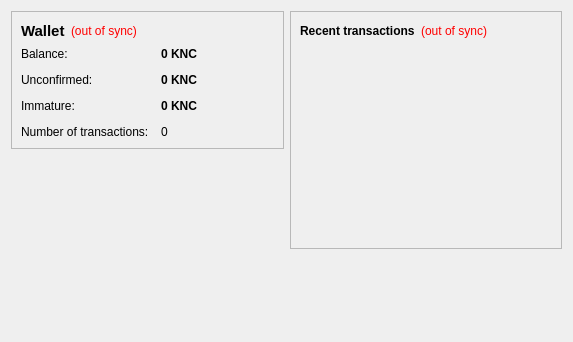
<?xml version="1.0" encoding="UTF-8"?>
<ui version="4.0">
 <class>OverviewPage</class>
 <widget class="QWidget" name="OverviewPage">
  <property name="geometry">
   <rect>
    <x>0</x>
    <y>0</y>
    <width>573</width>
    <height>342</height>
   </rect>
  </property>
  <property name="windowTitle">
   <string>Form</string>
  </property>
  <layout class="QHBoxLayout" name="horizontalLayout" stretch="1,1">
   <item>
    <layout class="QVBoxLayout" name="verticalLayout_2">
     <item>
      <widget class="QFrame" name="frame">
       <property name="frameShape">
        <enum>QFrame::StyledPanel</enum>
       </property>
       <property name="frameShadow">
        <enum>QFrame::Raised</enum>
       </property>
       <layout class="QVBoxLayout" name="verticalLayout_4">
        <item>
         <layout class="QHBoxLayout" name="horizontalLayout_4">
          <item>
           <widget class="QLabel" name="label_5">
            <property name="font">
             <font>
              <pointsize>11</pointsize>
              <weight>75</weight>
              <bold>true</bold>
             </font>
            </property>
            <property name="text">
             <string>Wallet</string>
            </property>
           </widget>
          </item>
          <item>
           <widget class="QLabel" name="labelWalletStatus">
            <property name="toolTip">
             <string>The displayed information may be out of date. Your wallet automatically synchronizes with the kingcoin network after a connection is established, but this process has not completed yet.</string>
            </property>
            <property name="styleSheet">
             <string notr="true">QLabel { color: red; }</string>
            </property>
            <property name="text">
             <string notr="true">(out of sync)</string>
            </property>
            <property name="alignment">
             <set>Qt::AlignLeading|Qt::AlignLeft|Qt::AlignVCenter</set>
            </property>
           </widget>
          </item>
          <item>
           <spacer name="horizontalSpacer_2">
            <property name="orientation">
             <enum>Qt::Horizontal</enum>
            </property>
            <property name="sizeHint" stdset="0">
             <size>
              <width>40</width>
              <height>20</height>
             </size>
            </property>
           </spacer>
          </item>
         </layout>
        </item>
        <item>
         <layout class="QFormLayout" name="formLayout_2">
          <property name="fieldGrowthPolicy">
           <enum>QFormLayout::AllNonFixedFieldsGrow</enum>
          </property>
          <property name="horizontalSpacing">
           <number>12</number>
          </property>
          <property name="verticalSpacing">
           <number>12</number>
          </property>
          <item row="0" column="0">
           <widget class="QLabel" name="label">
            <property name="text">
             <string>Balance:</string>
            </property>
           </widget>
          </item>
          <item row="0" column="1">
           <widget class="QLabel" name="labelBalance">
            <property name="font">
             <font>
              <weight>75</weight>
              <bold>true</bold>
             </font>
            </property>
            <property name="cursor">
             <cursorShape>IBeamCursor</cursorShape>
            </property>
            <property name="toolTip">
             <string>Your current balance</string>
            </property>
            <property name="text">
             <string notr="true">0 KNC</string>
            </property>
            <property name="textInteractionFlags">
             <set>Qt::LinksAccessibleByMouse|Qt::TextSelectableByKeyboard|Qt::TextSelectableByMouse</set>
            </property>
           </widget>
          </item>
          <item row="1" column="0">
           <widget class="QLabel" name="label_3">
            <property name="text">
             <string>Unconfirmed:</string>
            </property>
           </widget>
          </item>
          <item row="1" column="1">
           <widget class="QLabel" name="labelUnconfirmed">
            <property name="font">
             <font>
              <weight>75</weight>
              <bold>true</bold>
             </font>
            </property>
            <property name="cursor">
             <cursorShape>IBeamCursor</cursorShape>
            </property>
            <property name="toolTip">
             <string>Total of transactions that have yet to be confirmed, and do not yet count toward the current balance</string>
            </property>
            <property name="text">
             <string notr="true">0 KNC</string>
            </property>
            <property name="textInteractionFlags">
             <set>Qt::LinksAccessibleByMouse|Qt::TextSelectableByKeyboard|Qt::TextSelectableByMouse</set>
            </property>
           </widget>
          </item>
          <item row="3" column="0">
           <widget class="QLabel" name="label_2">
            <property name="text">
             <string>Number of transactions:</string>
            </property>
           </widget>
          </item>
          <item row="3" column="1">
           <widget class="QLabel" name="labelNumTransactions">
            <property name="toolTip">
             <string>Total number of transactions in wallet</string>
            </property>
            <property name="text">
             <string notr="true">0</string>
            </property>
           </widget>
          </item>
          <item row="2" column="0">
           <widget class="QLabel" name="labelImmatureText">
            <property name="text">
             <string>Immature:</string>
            </property>
           </widget>
          </item>
          <item row="2" column="1">
           <widget class="QLabel" name="labelImmature">
            <property name="font">
             <font>
              <weight>75</weight>
              <bold>true</bold>
             </font>
            </property>
            <property name="toolTip">
             <string>Mined balance that has not yet matured</string>
            </property>
            <property name="text">
             <string notr="true">0 KNC</string>
            </property>
            <property name="textInteractionFlags">
             <set>Qt::LinksAccessibleByMouse|Qt::TextSelectableByKeyboard|Qt::TextSelectableByMouse</set>
            </property>
           </widget>
          </item>
         </layout>
        </item>
       </layout>
      </widget>
     </item>
     <item>
      <spacer name="verticalSpacer">
       <property name="orientation">
        <enum>Qt::Vertical</enum>
       </property>
       <property name="sizeHint" stdset="0">
        <size>
         <width>20</width>
         <height>40</height>
        </size>
       </property>
      </spacer>
     </item>
    </layout>
   </item>
   <item>
    <layout class="QVBoxLayout" name="verticalLayout_3">
     <item>
      <widget class="QFrame" name="frame_2">
       <property name="frameShape">
        <enum>QFrame::StyledPanel</enum>
       </property>
       <property name="frameShadow">
        <enum>QFrame::Raised</enum>
       </property>
       <layout class="QVBoxLayout" name="verticalLayout">
        <item>
         <layout class="QHBoxLayout" name="horizontalLayout_2">
          <item>
           <widget class="QLabel" name="label_4">
            <property name="text">
             <string>&lt;b&gt;Recent transactions&lt;/b&gt;</string>
            </property>
           </widget>
          </item>
          <item>
           <widget class="QLabel" name="labelTransactionsStatus">
            <property name="toolTip">
             <string>The displayed information may be out of date. Your wallet automatically synchronizes with the kingcoin network after a connection is established, but this process has not completed yet.</string>
            </property>
            <property name="styleSheet">
             <string notr="true">QLabel { color: red; }</string>
            </property>
            <property name="text">
             <string notr="true">(out of sync)</string>
            </property>
            <property name="alignment">
             <set>Qt::AlignRight|Qt::AlignTrailing|Qt::AlignVCenter</set>
            </property>
           </widget>
          </item>
          <item>
           <spacer name="horizontalSpacer">
            <property name="orientation">
             <enum>Qt::Horizontal</enum>
            </property>
            <property name="sizeHint" stdset="0">
             <size>
              <width>40</width>
              <height>20</height>
             </size>
            </property>
           </spacer>
          </item>
         </layout>
        </item>
        <item>
         <widget class="QListView" name="listTransactions">
          <property name="styleSheet">
           <string notr="true">QListView { background: transparent; }</string>
          </property>
          <property name="frameShape">
           <enum>QFrame::NoFrame</enum>
          </property>
          <property name="verticalScrollBarPolicy">
           <enum>Qt::ScrollBarAlwaysOff</enum>
          </property>
          <property name="horizontalScrollBarPolicy">
           <enum>Qt::ScrollBarAlwaysOff</enum>
          </property>
          <property name="selectionMode">
           <enum>QAbstractItemView::NoSelection</enum>
          </property>
         </widget>
        </item>
       </layout>
      </widget>
     </item>
     <item>
      <spacer name="verticalSpacer_2">
       <property name="orientation">
        <enum>Qt::Vertical</enum>
       </property>
       <property name="sizeHint" stdset="0">
        <size>
         <width>20</width>
         <height>40</height>
        </size>
       </property>
      </spacer>
     </item>
    </layout>
   </item>
  </layout>
 </widget>
 <resources/>
 <connections/>
</ui>
